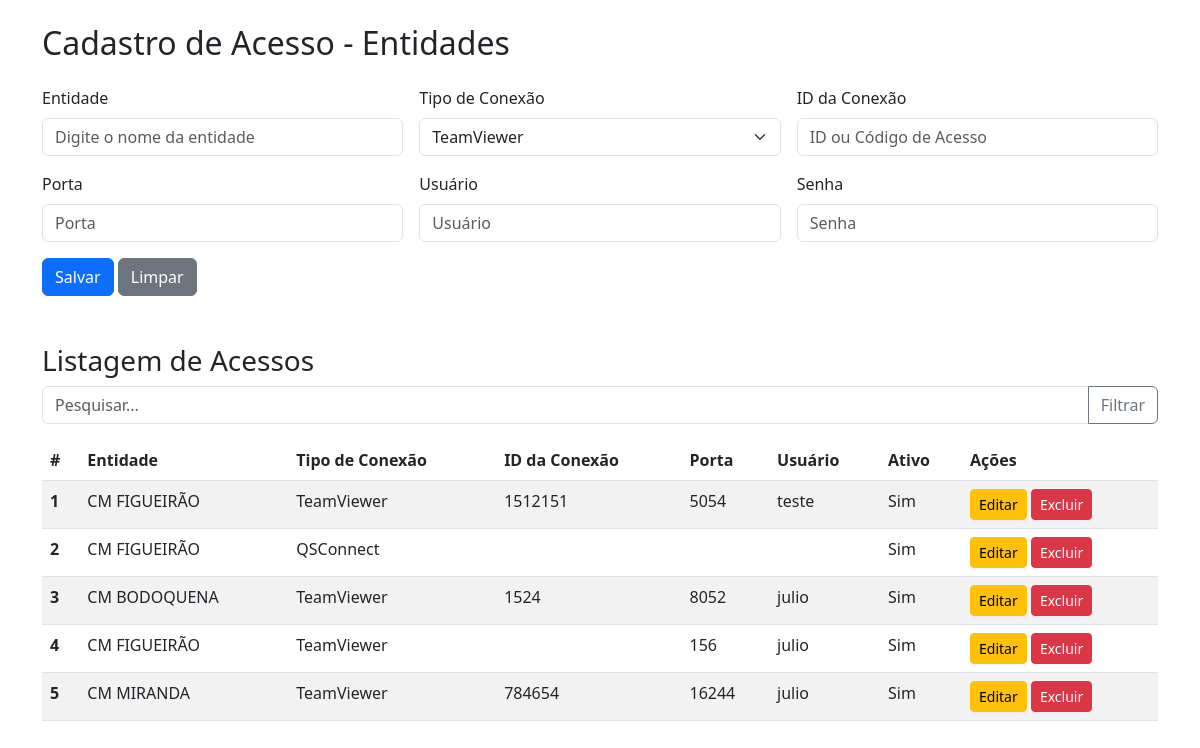
Page /cadastro_acesso on the earlier database version.
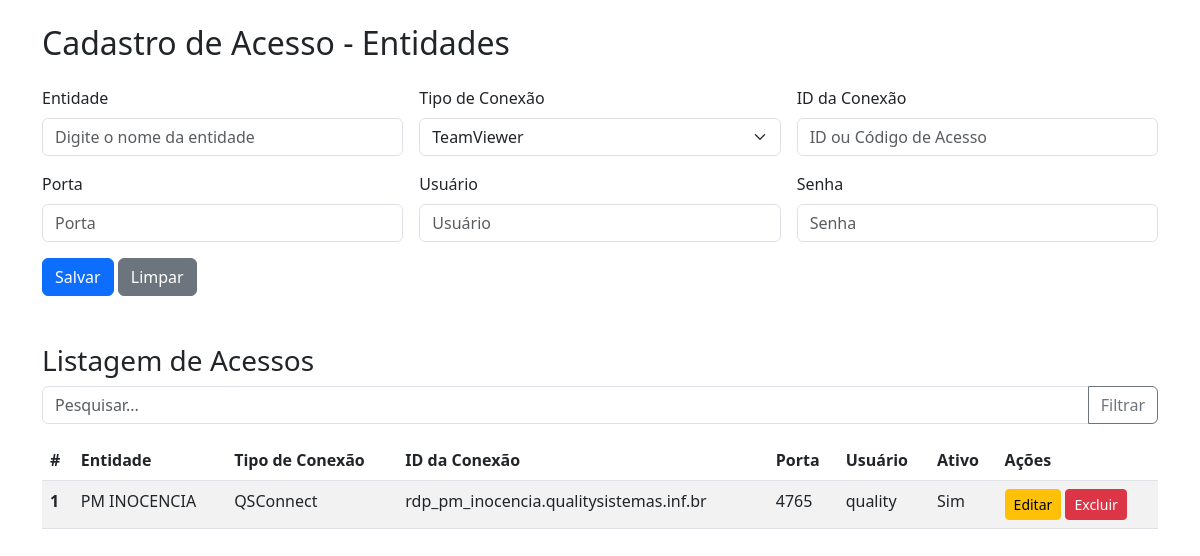
Same page on the later database version.
### models.py (models this page shows)
class ConfigAcesso(db.Model):
    __tablename__ = 'config_acesso'
    id = db.Column(db.Integer, primary_key=True)
    entidade = db.Column(db.Integer,db.ForeignKey('entidades.id') ,nullable=False)
    tipo_conexao = db.Column(db.Integer, nullable=False, comment='Tipo de conexão: 1 - TeamViewer, 2 - QSConnect, 3 - AnyDesk, etc.')
    id_conexao = db.Column(db.String(100), comment = 'ID da conexão ou código de acesso ou host remoto no caso do QSConnect')
    port_conexao = db.Column(db.Integer, comment = 'Porta de conexão no caso do QSConnect')
    usuario = db.Column(db.String(100), comment = 'Usuário de acesso')
    senha = db.Column(db.String(100), comment = 'Senha de acesso')
    data = db.Column(db.DateTime, default=db.func.now())
    ativo = db.Column(db.Boolean, default=True)
    entidade_rel = db.relationship('Entidade', backref='acessos', lazy='joined')

class Entidade(db.Model):
    __tablename__ = 'entidades'
    id = db.Column(db.Integer, primary_key=True)
    nome = db.Column(db.String(100), nullable=False)
    usuario = db.Column(db.String(100))
    data = db.Column(db.DateTime)
    acesso = db.Column(db.String(100))
    tipo = db.Column(db.String(100))
    ativo = db.Column(db.Boolean, default=True)

### app.py (the view, shortened to what this page needs)
@app.route('/cadastro_acesso', methods=['GET', 'POST'])
def cadastro_acesso():
    entidades = Entidade.query.all()
    acessos = ConfigAcesso.query.all()
    return render_template('cadastro_acesso.html', acessos=acessos, entidades=entidades)

### templates/cadastro_acesso.html (shortened to what this page needs)
<!DOCTYPE html>
<html lang="pt-br">
<head>
    <link href="https://cdn.jsdelivr.net/npm/bootstrap@5.3.0-alpha1/dist/css/bootstrap.min.css" rel="stylesheet">
</head>
<body>
    <div class="container mt-4">
        <h2 class="mb-4">Cadastro de Acesso - Entidades</h2>
        <form id="form-acesso", method="POST", action="{{ url_for('cadastro_acesso') }}">
            <div class="row g-3">
                <div class="col-md-4">
                    <label for="entidade" class="form-label">Entidade</label>
                    <input type="text" class="form-control" id="entidade" name="entidade" placeholder="Digite o nome da entidade">
                </div>
                <div class="col-md-4">
                    <label for="tipo_conexao" class="form-label">Tipo de Conexão</label>
                    <select id="tipo_conexao" name="tipo_conexao" class="form-select">
                        <option value="1">TeamViewer</option>
                    </select>
                </div>
                <div class="col-md-4">
                    <label for="id_conexao" class="form-label">ID da Conexão</label>
                    <input type="text" class="form-control" id="id_conexao" name="id_conexao" placeholder="ID ou Código de Acesso">
                </div>
                <div class="col-md-4">
                    <label for="port_conexao" class="form-label">Porta</label>
                    <input type="text" class="form-control" id="port_conexao" name="port_conexao" placeholder="Porta">
                </div>
                <div class="col-md-4">
                    <label for="usuario" class="form-label">Usuário</label>
                    <input type="text" class="form-control" id="usuario" name="usuario" placeholder="Usuário">
                </div>
                <div class="col-md-4">
                    <label for="senha" class="form-label">Senha</label>
                    <input type="password" class="form-control" id="senha" name="senha" placeholder="Senha">
                </div>
            </div>
            <div class="mt-3">
                <button type="submit" class="btn btn-primary">Salvar</button>
                <button type="reset" class="btn btn-secondary">Limpar</button>
            </div>
        </form>
        <div class="mt-5">
            <h3>Listagem de Acessos</h3>
            <div class="input-group mb-3">
                <input type="text" class="form-control" id="search-filter" placeholder="Pesquisar..." aria-label="Pesquisar">
                <button class="btn btn-outline-secondary" type="button" onclick="filterTable()">Filtrar</button>
            </div>
            <table class="table table-striped">
                <thead>
                    <tr>
                        <th scope="col">#</th>
                        <th scope="col">Entidade</th>
                        <th scope="col">Tipo de Conexão</th>
                        <th scope="col">ID da Conexão</th>
                        <th scope="col">Porta</th>
                        <th scope="col">Usuário</th>
                        <th scope="col">Ativo</th>
                        <th scope="col">Ações</th>
                    </tr>
                </thead>
                    <tbody id="table-body">
                        {% for acesso in acessos %}
                        <tr>
                            <th scope="row">{{ acesso.id }}</th>
                            <td>{{ acesso.entidade_rel.nome }}</td>
                            <td>
                                {% if acesso.tipo_conexao == 1 %}
                                    TeamViewer
                                {% elif acesso.tipo_conexao == 2 %}
                                    QSConnect
                                {% elif acesso.tipo_conexao == 3 %}
                                    AnyDesk
                                {% else %}
                                    Undefined
                                {% endif %}
                            </td>
                            <td>{{ acesso.id_conexao }}</td>
                            <td>{{ acesso.port_conexao }}</td>
                            <td>{{ acesso.usuario }}</td>
                            <td>{{ 'Sim' if acesso.ativo else 'Não' }}</td>
                            <td>
                                <button class="btn btn-sm btn-warning">Editar</button>
                                <button class="btn btn-sm btn-danger">Excluir</button>
                            </td>
                        </tr>
                        {% endfor %}
                    </tbody>
            </table>
        </div>
    </div>
    <link rel="stylesheet" href="https://code.jquery.com/ui/1.13.2/themes/base/jquery-ui.css">
</body>
</html>

Differences in the rows shown:
removed ConfigAcesso: id "2", entidade_rel.nome "CM FIGUEIRÃO", tipo_conexao "QSConnect", ativo "Sim"
removed ConfigAcesso: id "3", entidade_rel.nome "CM BODOQUENA", tipo_conexao "TeamViewer", id_conexao "1524", port_conexao "8052", usuario "julio", ativo "Sim"
removed ConfigAcesso: id "4", entidade_rel.nome "CM FIGUEIRÃO", tipo_conexao "TeamViewer", port_conexao "156", usuario "julio", ativo "Sim"
removed ConfigAcesso: id "5", entidade_rel.nome "CM MIRANDA", tipo_conexao "TeamViewer", id_conexao "784654", port_conexao "16244", usuario "julio", ativo "Sim"
changed ConfigAcesso "Sim": entidade_rel.nome "CM FIGUEIRÃO" → "PM INOCENCIA"; id_conexao "1512151" → "rdp_pm_inocencia.qualitysistemas.inf.br"; port_conexao "5054" → "4765"; usuario "teste" → "quality"; tipo_conexao "TeamViewer" → "QSConnect"
